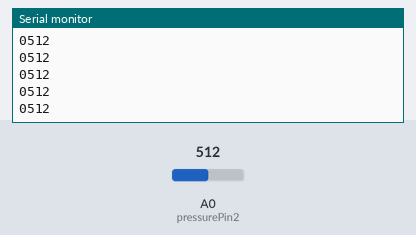
This sketch was run on a simulated Arduino Uno, built with avr-gcc and run on an emulated ATmega328P. On the bench: the last lines printed to the serial monitor. Inputs (shaded band) come from the test bench; at power-on: A0 (pressurePin2) = 512.

Above: at 1.2 s.
1.3 s: A0 (pressurePin2) set to 716
At 1.62 s:
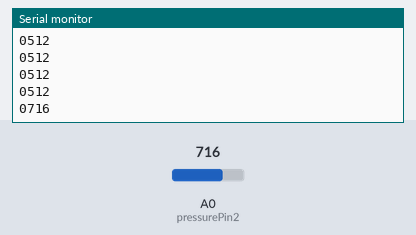
2.8 s: A0 (pressurePin2) set to 900
At 2.87 s:
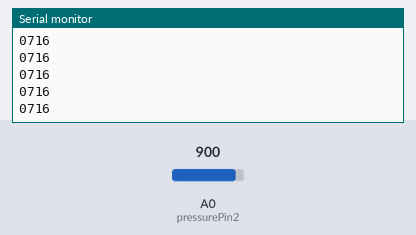
Timing chart, 0 to 5.8 s (numbered marks = the images above; inputs shaded):
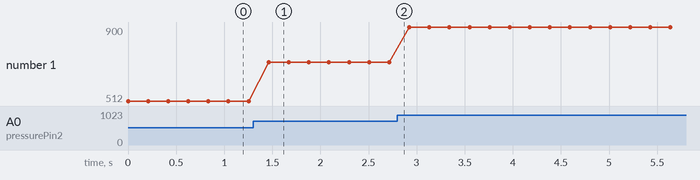

Measured:
- after the input at 1.3 s, the serial monitor: prints a new line after 0.16 s (image 1)
- plotted number 1: 512 → 716 after the input at 1.3 s, 716 → 900 after the input at 2.8 s

The sketch:

arduinoLink-Transmitter-wXBee-Test.ino
```cpp
//Transmitter Code
#include <SoftwareSerial.h>
SoftwareSerial mainBoard(7, 6);
byte pressurePin2 = A0;
int pressureVal2 = 0;
String pressureValStr2 = "0000";

void setup()
{
 Serial.begin(9600);
  mainBoard.begin(9600);
}

void loop()
{
  pressureVal2 = analogRead(pressurePin2);
  pressureValStr2= fourDigitString(pressureVal2);

  Serial.println(pressureValStr2); //print to local screen for debug
  mainBoard.print('$');
  mainBoard.print(pressureValStr2);
  mainBoard.println('#');

  delay(200);
}

String fourDigitString(int val) {
  String stringValue = "0000";

  if (val < 10) {
    stringValue = "000" + String(val);
  }
  else if (val > 9 && val < 100) {
    stringValue = "00" + String(val);
  }
  else if (val > 99 && val < 1000) {
    stringValue = "0" + String(val);
  }
  else {
    stringValue = String(val);
  }

  return stringValue;
}
```
